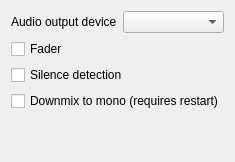
              <widget class="QWidget" name="tabBreakMusic">
               <attribute name="title">
                <string>Break Music</string>
               </attribute>
               <layout class="QVBoxLayout" name="verticalLayout_14">
                <item>
                 <layout class="QFormLayout" name="formLayout_5">
                  <property name="topMargin">
                   <number>0</number>
                  </property>
                  <item row="0" column="0">
                   <widget class="QLabel" name="label_10">
                    <property name="text">
                     <string>Audio output device</string>
                    </property>
                   </widget>
                  </item>
                  <item row="0" column="1">
                   <widget class="QComboBox" name="comboBoxBAudioDevices">
                    <property name="sizePolicy">
                     <sizepolicy hsizetype="Expanding" vsizetype="Fixed">
                      <horstretch>0</horstretch>
                      <verstretch>0</verstretch>
                     </sizepolicy>
                    </property>
                   </widget>
                  </item>
                 </layout>
                </item>
                <item>
                 <widget class="QCheckBox" name="checkBoxFaderBm">
                  <property name="toolTip">
                   <string>&lt;html&gt;&lt;head/&gt;&lt;body&gt;&lt;p&gt;If the fader is enabled, song transitions (stop, pause, unpause) will be faded out/in to avoid hard transitions.&lt;/p&gt;&lt;/body&gt;&lt;/html&gt;</string>
                  </property>
                  <property name="text">
                   <string>Fader</string>
                  </property>
                 </widget>
                </item>
                <item>
                 <widget class="QCheckBox" name="checkBoxSilenceDetectionBm">
                  <property name="toolTip">
                   <string>&lt;html&gt;&lt;head/&gt;&lt;body&gt;&lt;p&gt;If enabled, the program will monitor for silent periods of greater than 2 seconds after the last draw instruction has been rendered, stopping the audio track immediately. (Avoids long silences before fading break music back in)&lt;/p&gt;&lt;/body&gt;&lt;/html&gt;</string>
                  </property>
                  <property name="text">
                   <string>Silence detection</string>
                  </property>
                 </widget>
                </item>
                <item>
                 <widget class="QCheckBox" name="checkBoxDownmixBm">
                  <property name="text">
                   <string>Downmix to mono (requires restart)</string>
                  </property>
                 </widget>
                </item>
                <item>
                 <spacer name="verticalSpacer_10">
                  <property name="orientation">
                   <enum>Qt::Vertical</enum>
                  </property>
                  <property name="sizeHint" stdset="0">
                   <size>
                    <width>20</width>
                    <height>40</height>
                   </size>
                  </property>
                 </spacer>
                </item>
               </layout>
              </widget>
